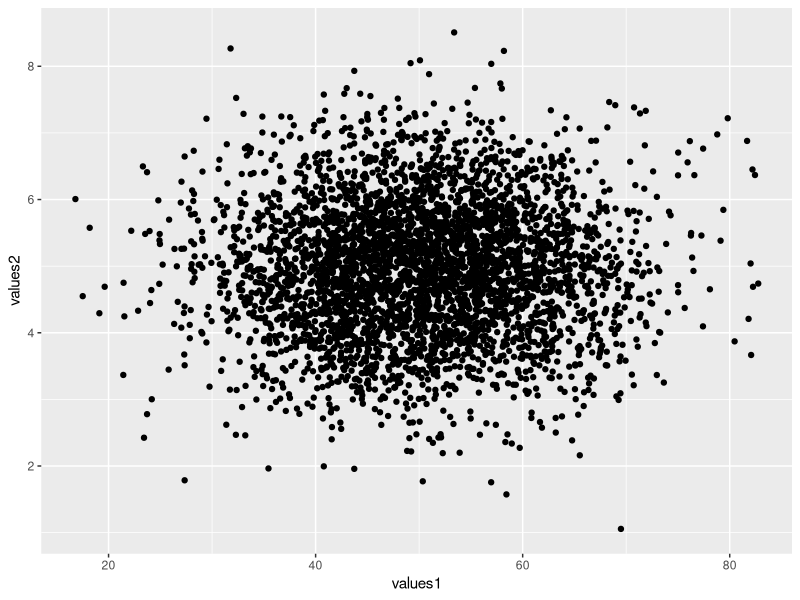
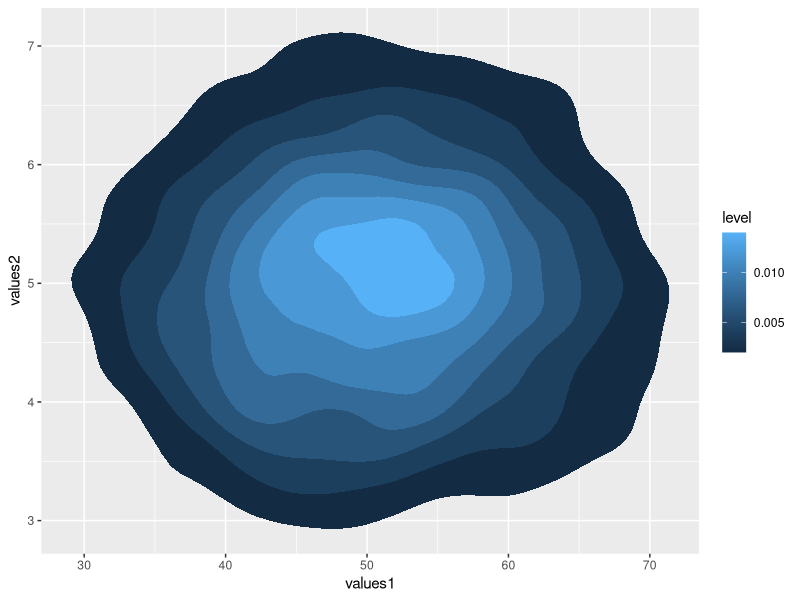
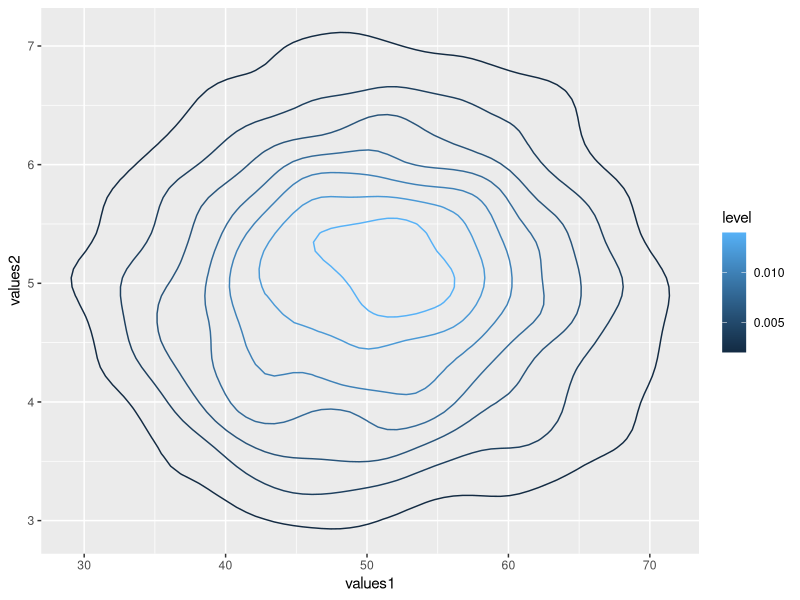
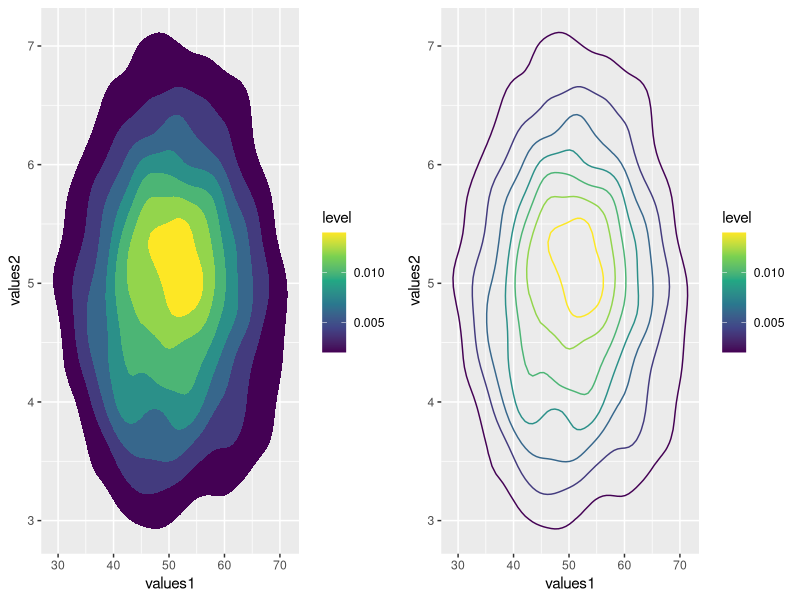
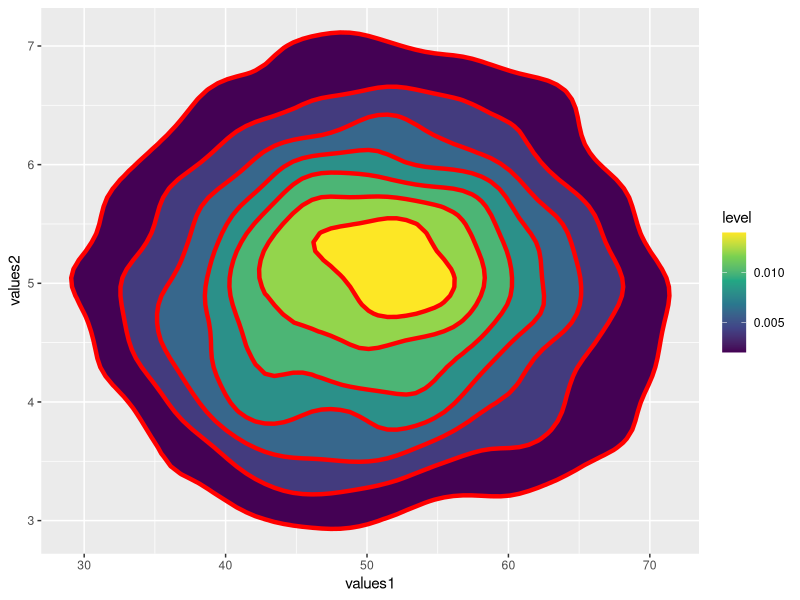
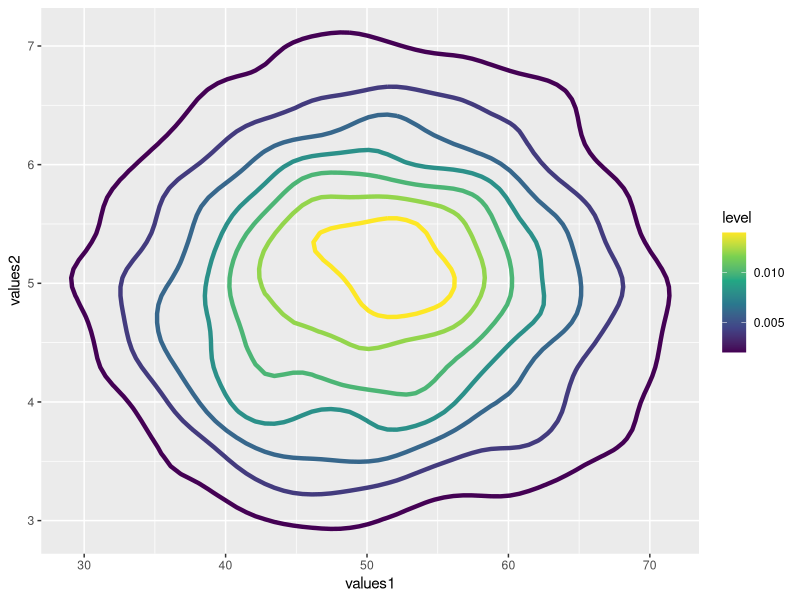

These charts were generated, in order, by the following R code:
## ---- chunk 1
knitr::opts_chunk$set(echo = TRUE, fig.align='center')

# title: Creating a 2D density plot
# author: jonathan
# revised: 17/3/2020 

WEB <- c("https://bioceed.uib.no/dropfolder/bioSTATS/Rmd/Visualizing/Simple/2D-density.html")
GIT <- c("https://github.com/jonathansoule/biostats/blob/master/Visualizing/Simple/2D-density.Rmd")
library(ggplot2)
library(gridExtra)
# variable 1
values1 <- rnorm(4000, mean=50, sd=10)
# variable 2
values2 <- rnorm(4000, mean=5, sd=1)
## ---- chunk 2
# dataframe
df <- data.frame(values1, values2)
str(df)
## ---- chunk 3
ggplot(df, aes(values1, values2)) +
  geom_point()
## ---- chunk 4
ggplot(df, aes(values1, values2)) +                       
  stat_density_2d(aes(fill = ..level..), geom = "polygon") 
## ---- chunk 5
ggplot(df, aes(values1, values2)) +                       
  geom_density_2d(aes(color = ..level..))
## ---- chunk 6
grid.arrange(
  ggplot(df, aes(values1, values2)) +                          # left plot with stat_density_2d
    stat_density_2d(aes(fill = ..level..), geom = "polygon") +
    scale_fill_viridis_c(), 
  ggplot(df, aes(values1, values2)) +                          # right plot with geom_density_2d
    geom_density_2d(aes(color = ..level..)) +
    scale_color_viridis_c(),
  ncol=2)
## ---- chunk 7
ggplot(df, aes(values1, values2)) +
  stat_density_2d(aes(fill = ..level..), geom = "polygon", colour="red", size = 1.5) +
  scale_fill_viridis_c()
## ---- chunk 8
ggplot(df, aes(values1, values2)) +
  geom_density_2d(aes(color = ..level..), size=1.5) +
  scale_color_viridis_c()
